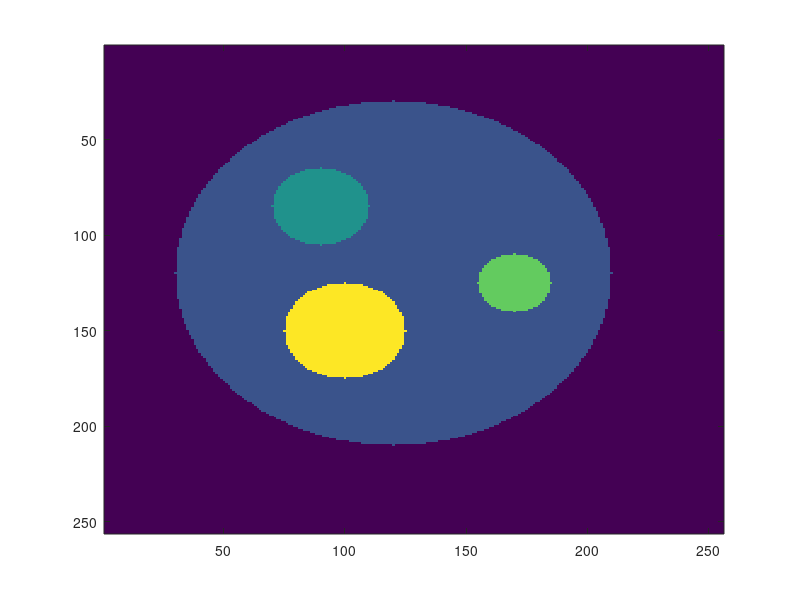

Write the MATLAB code that produced this figure. (Note: this script raises an error after producing the figure.)

clear all;
% close all;
clc;

%% Create Phantom:

res = 256;
phantom = zeros(res);
numOfMaterials = 4;

x = repmat(1:res,res,1);
y = repmat((1:res)',1,res);

circleCenterX = [120,90,170,100];
circleCenterY = [120, 85, 125,150];
circleRadius = [90, 20, 15,25];

for i=1:numOfMaterials
    z = (x-circleCenterX(i)).^2 + (y-circleCenterY(i)).^2;
    phantom(z <= circleRadius(i)^2) = i;
end

figure;
imagesc(phantom);

%% Choose Materials:

materials = {'soft_tissue','Ti','Fe','blood'};


%% Load spectra:

load 'spectra.mat';

%% Attenuations Coeffs:

attCoeffs = cell(numOfMaterials,1);

figure;
for i=1:numOfMaterials
   attCoeffs{i} = getMassAttenCoeff(materials{i},Spectra{1}.energies);
   subplot(1,numOfMaterials,i);
   plot(Spectra{1}.energies,attCoeffs{i});
   title(materials{i});
end

%% Scan:
d_theta = 1;
theta = 1:d_theta:180;
PixSize = 0.00001; % [m]
EngSize = sum(diff(Spectra{1}.energies));
sinogram = zeros(size(theta,1),res);

figure;
for i=1:length(theta)
   pic = imrotate(phantom,theta(i));
   l = size(pic,1);
   d = ceil((l - res)/2);
   if mod(l,2)
        phantomForScan = pic(d+1:end-d+1,d+1:end-d+1);
   else
        phantomForScan = pic(d+1:end-d,d+1:end-d);
   end
   
%    imagesc(phantomForScan);
%    title([num2str(i) ',' num2str(size(phantomForScan,1))]);
%    pause(0.00001);
   
   for m = 1:res
      current_spectra = Spectra{1}.Intensity';
      for n = 1:res
          if (phantomForScan(m,n))
                current_spectra = current_spectra.*exp(-sum(attCoeffs{phantomForScan(m,n)})*PixSize);
          end
      end
      sinogram(i,m) = EngSize * sum(current_spectra);
   end
end
sinogram =sinogram';


figure;
imagesc(sinogram);

%% Adjustmens:

adjusted_sinogram = -(sinogram - max(max(sinogram)));
reconstructedPhantom = iradon((adjusted_sinogram),theta);
% reconstructedPhantom = iradon(-log(sinogram),theta);

figure;
imagesc(reconstructedPhantom);
